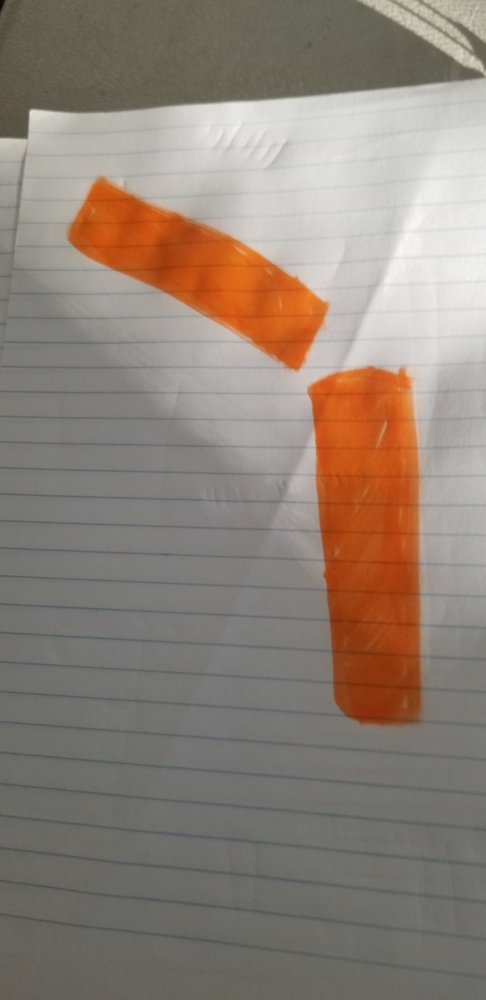
#> input picture pathdraw.png.jpg, 486 x 1000 px, shrunk from 1960 x 4032 before the run
$ python nonMaximumSuppression.py --image pathdraw.png.jpg
#> lines starting #> are read from the running program, lines starting #| are printed output that depends on the picture; after the words box and inside, x2 and y2 are one past the last pixel; in counts of white or black regions, pixels touching at a corner belong together
# import the necessary packages
import numpy as np
import cv2
import imutils
import argparse

# construct the argument parse and parse the arguments
ap = argparse.ArgumentParser()
ap.add_argument("-i", "--image", help = "path to the image")
args = vars(ap.parse_args())

image = cv2.imread(args["image"])
#> image is the input picture: shape (1000, 486, 3); mean B, G, R 119.6, 130.3, 143.1

#image = cv2.imread('mask4.png')

height = np.size(image)
#> height = 1458000
width = np.size(image)
#> width = 1458000

cap_hsv = cv2.cvtColor(image, cv2.COLOR_BGR2HSV)
#> cap_hsv: shape (1000, 486, 3); mean H, S, V 25, 37.4, 143.3

# define the list of boundaries
# lower mask (0-10)
lower_red = np.array([0,10,10])
upper_red = np.array([55,255,255])
mask0 = cv2.inRange(cap_hsv, lower_red, upper_red)
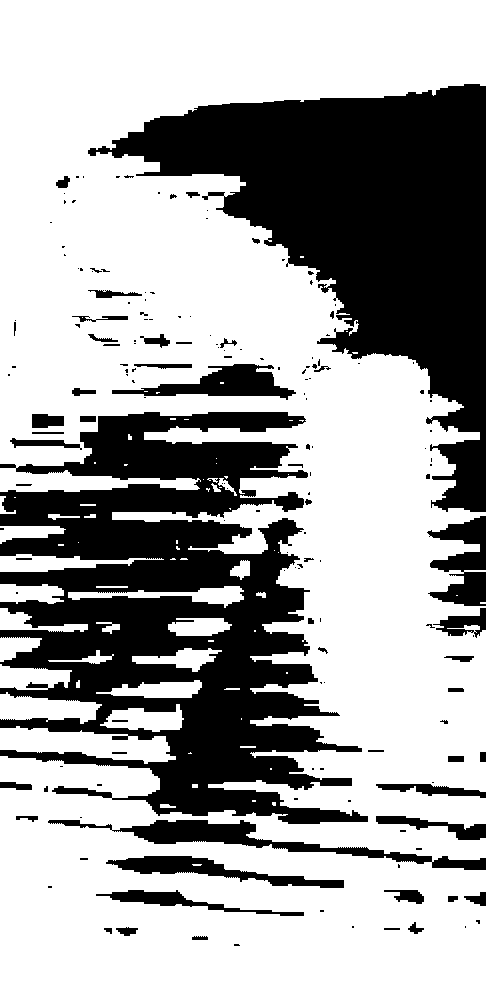
#> mask0: shape (1000, 486); 65.4% white; 167 black regions (111 under 20 px), largest, box (x1, y1, x2, y2) and area: (0, 412, 368, 824) 78899, (88, 84, 486, 512) 67807, (48, 820, 486, 870) 4514
                      									#for red color
# upper mask (170-180)
lower_red = np.array([140,0,0])
upper_red = np.array([185,255,255])
mask1 = cv2.inRange(cap_hsv, lower_red, upper_red)
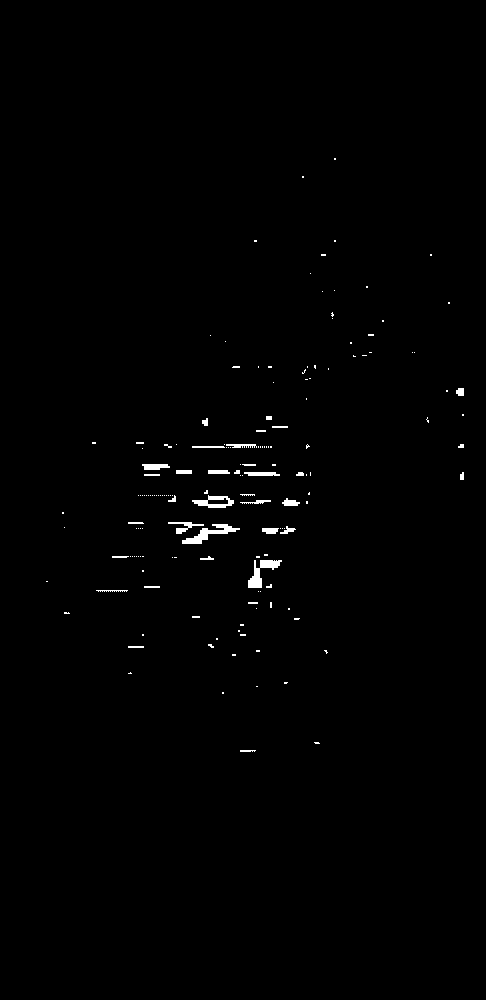
#> mask1: shape (1000, 486); 0.66% white; 161 white regions (126 under 20 px), largest, box (x1, y1, x2, y2) and area: (182, 524, 240, 544) 408, (248, 560, 282, 588) 377, (192, 495, 234, 508) 269

# join my masks
mask = mask0 + mask1
#> mask: shape (1000, 486); 66% white; 167 black regions (111 under 20 px), largest, box (x1, y1, x2, y2) and area: (0, 412, 368, 824) 75917, (88, 84, 486, 512) 67617, (48, 820, 486, 870) 4514

output = cv2.bitwise_and(image, image, mask = mask)
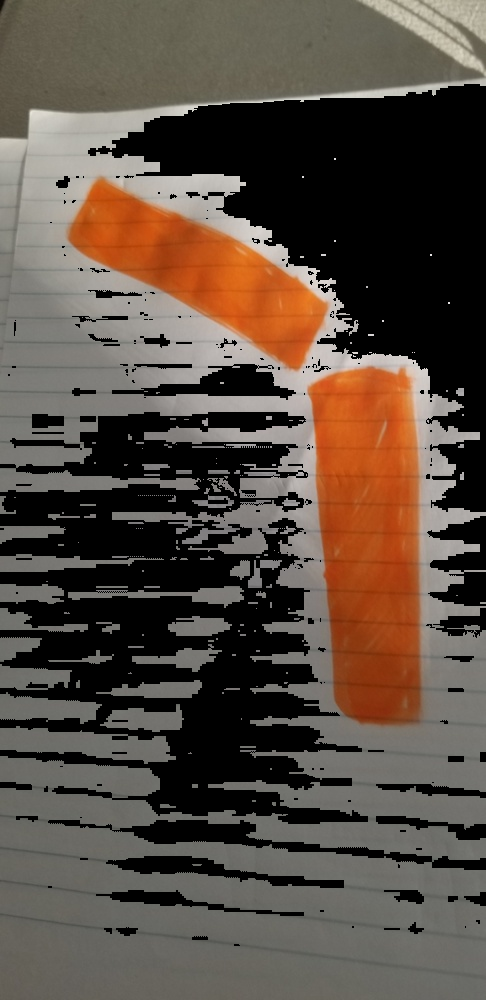
#> output: shape (1000, 486, 3); mean B, G, R 66.7, 76.7, 89.3


#convert images to grayscale
gray = cv2.cvtColor(output, cv2.COLOR_BGR2GRAY)
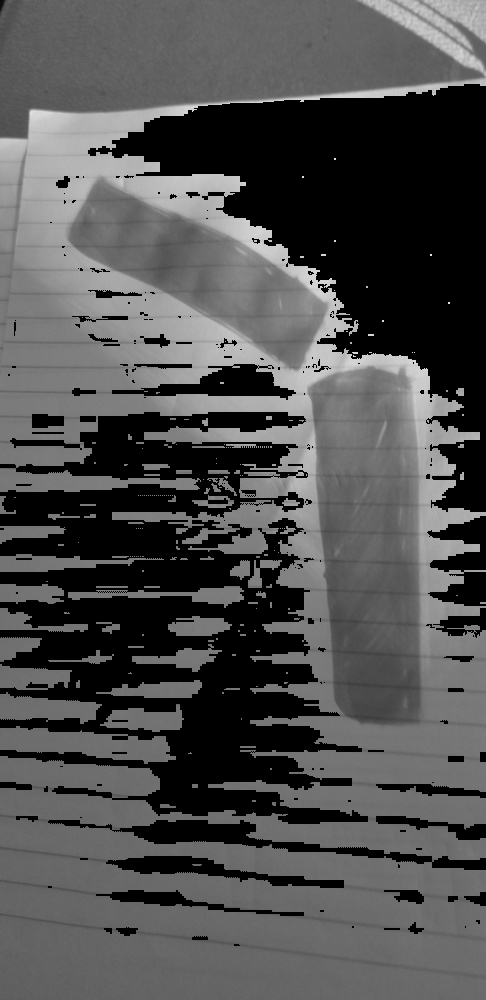
#> gray: shape (1000, 486); min 0, max 230, mean 79.3
gray = cv2.GaussianBlur(gray, (5,5), 0)
#cv2.imshow("Gray", gray)
#cv2.waitKey(0)


mask = gray.copy()
kernel = np.ones((5,5),np.uint8)
eroded = cv2.erode(mask, kernel, iterations=4)
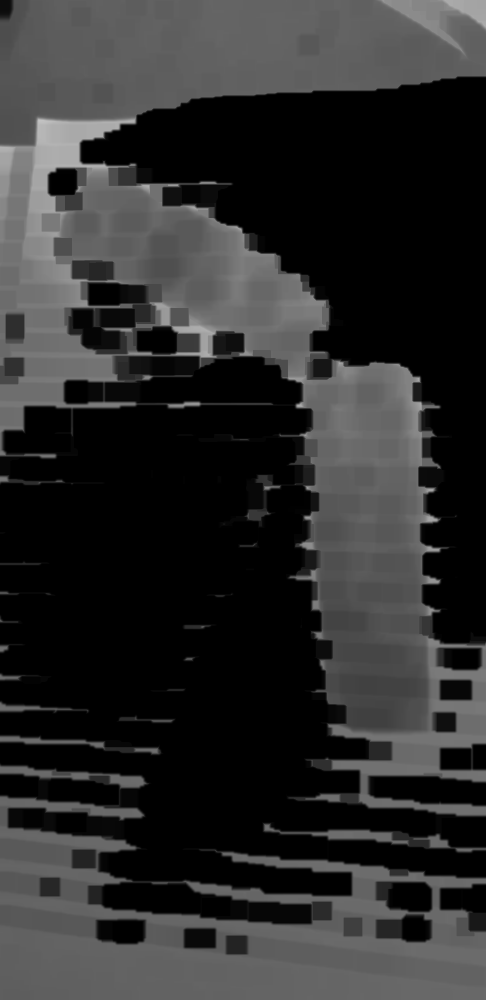
#> eroded: shape (1000, 486); min 0, max 195, mean 44.2
#cv2.imshow("eroded", eroded)
#cv2.waitKey(0)

#Erosions and dilations
#erosions are apploed to reduce the size of foreground objects
mask = gray.copy()
kernel = np.ones((5,5),np.uint8)
dilated = cv2.dilate(eroded, kernel, iterations=3)
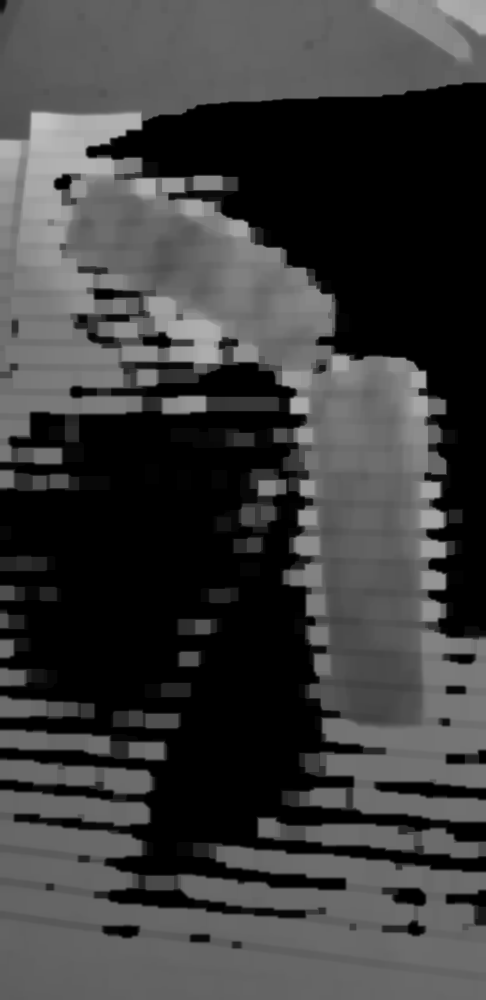
#> dilated: shape (1000, 486); min 0, max 195, mean 61.1
#cv2.imshow("dilated", dilated)
#cv2.waitKey(0)

#cv.Mat vesselImage = cv.imread(mask)


#edge detection
#applying edge detection
edged = cv2.Canny(dilated, 30,150)
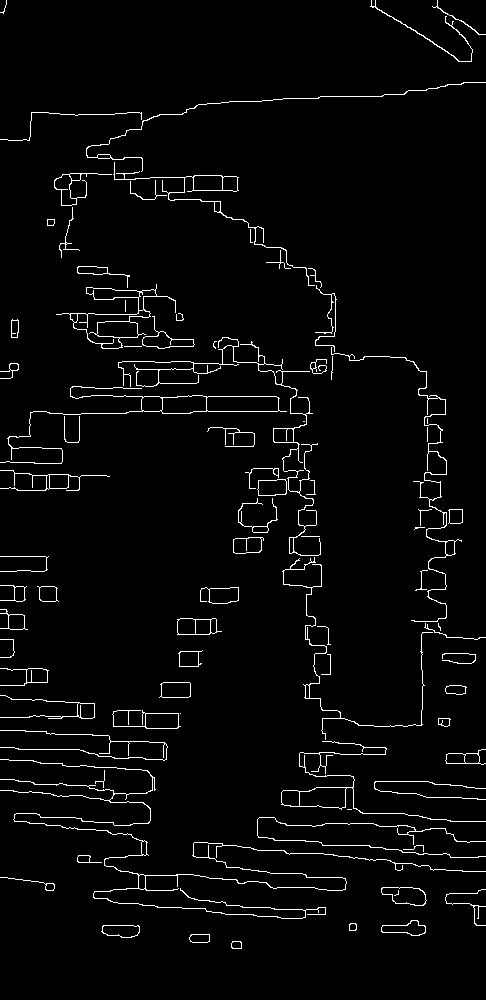
#> edged: shape (1000, 486); 3.1% white in thin lines or dots
#cv2.imshow("Edged", edged)
#cv2.waitKey(0)


# Malisiewicz et al.
# [55 lines left out: function non_max_suppression_fast, not called in this run]
